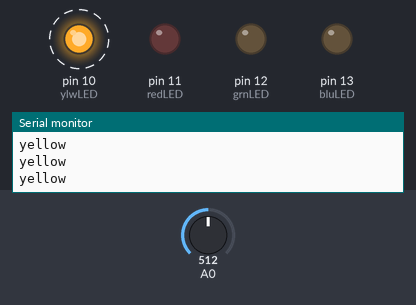
This sketch was run on a simulated Arduino Uno, built with avr-gcc and run on an emulated ATmega328P. Shown: output pins drawn as LEDs (lit = HIGH), the last lines printed to the serial monitor. Dashed ring = blinking. The inputs (shaded band) are chosen by the test bench; at power-on: A0 = 512.

Above: at 1.45 s.
1.5 s: A0 set to 378
4.5 s: A0 set to 356
At 4.66 s:
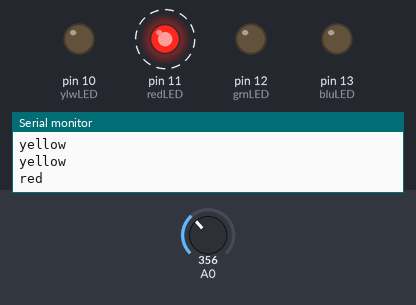
7.5 s: A0 set to 292
10.5 s: A0 set to 278
At 10.69 s:
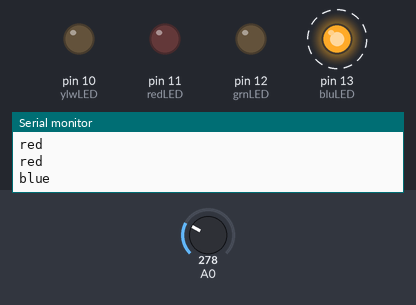
13.5 s: A0 set to 250
16.5 s: A0 set to 229
At 16.74 s:
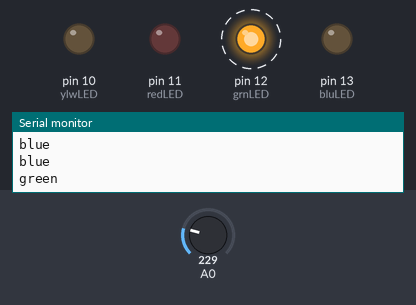
Timing chart, 0 to 20.5 s (numbered marks = the images above; inputs shaded):
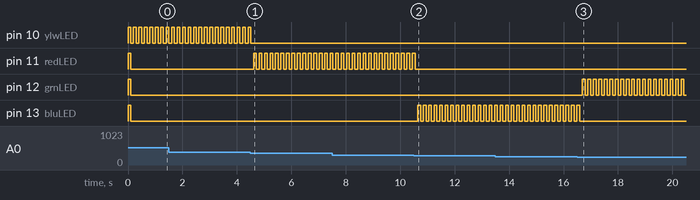

Measured:
- the behaviour switches between 365 and 364 on A0 (found by bisection; images 0 and 1)
- the behaviour switches between 286 and 285 on A0 (found by bisection; images 1 and 2)
- the behaviour switches between 236 and 235 on A0 (found by bisection; images 2 and 3)
- after the input at 4.5 s, pin 10 (ylwLED): goes on until 4.5 s, then stays LOW; pin 11 (redLED): alternates HIGH for 0.10 s and LOW for 0.10 s, starting after 0.11 s
- after the input at 10.5 s, pin 11 (redLED): goes on until 10.5 s, then stays LOW; pin 13 (bluLED): alternates HIGH for 0.10 s and LOW for 0.10 s, starting after 0.15 s
- after the input at 16.5 s, pin 12 (grnLED): alternates HIGH for 0.10 s and LOW for 0.10 s, starting after 0.19 s; pin 13 (bluLED): goes on until 16.6 s, then stays LOW
- by itself, pin 10 (ylwLED): alternates HIGH for 0.10 s and LOW for 0.10 s

The sketch:

LilyBot-SharpIR.ino
```cpp
/*
  Lily∞Bot
  LilyBot-Sharp IR.ino
  This program will test that the LEDs are working on the controller

  Carlotta A. Berry, PhD
  September 4, 2022
  These type of distance sensors tend to be a bit noisy, so it is recommended to add a capacitor between Vcc and GND.
  The datasheet suggests a capacitor of 10 µF or more (I used 220 µF). Connect the positive lead of the capacitor to
  the Vcc wire connection and the negative lead to the GND wire connection (see picture). Capacitors are often marked
  with a stripe which indicates the negative lead. The positive lead is often longer then the negative lead.
  Reference: https://www.makerguides.com/sharp-gp2y0a21yk0f-ir-distance-sensor-arduino-tutorial/

  Hardware Connections:
  Vmotor - voltage for the motors, not logic level (4.5-13.5V)
  Vcc - voltage for the logic levels (Arduinos, 5V)
  GND - shared logic and motor ground

  Distance (cm) = 29.988 X POW(Volt , -1.173)

  Sharp GP2Y0A21YK0F IR Connections (10 - 80 cm range) = 4 inches to 32 inches
  front A0
  back A1
  left A2
  right A3

  Yellow LED pin 7
  Red LED pin 6
  Green LED pin 5
  Blue LED pin 4
*/

//state LEDs
int ledPins[4] = {10, 11, 12, 13};
int ylwLED = 10;
int redLED = 11;
int grnLED = 12;
int bluLED = 13;


/********************************************************************************/
void setup()
{
  int waittime = 1000;               //robot wait time
  int baudrate = 9600;              //serial communication baud rate
  for (int i = 0; i < 4 ; i++) {
    pinMode(ledPins[i], OUTPUT);
  }
  allLEDSon();
  delay(100);
  allLEDSoff();
  delay(100);
  Serial.begin(baudrate);           //start serial commnication
  Serial.print("Lily∞bot begin");  //print start message

}

/********************--**********************************************************/
void loop()
{
  if ((readIR()) < 6) {
    digitalWrite(ylwLED, HIGH);
    Serial.println("yellow");
  } else if (readIR() < 8) {
    digitalWrite(redLED, HIGH);
    Serial.println("red");
  } else if (readIR() < 10) {
    digitalWrite(bluLED, HIGH);
    Serial.println("blue");
  } else {
    digitalWrite(grnLED, HIGH);
    Serial.println("green");
  }
  delay(100);
  allLEDSoff();
  delay(100);
}


//turn all the LEDS off
void allLEDSoff () {
  for (int i = 0; i < 4 ; i++) {
    digitalWrite(ledPins[i], LOW);
  }
}

// turn ON all LEDs
void allLEDSon() {
  for (int i = 0; i < 4 ; i++) {
    digitalWrite(ledPins[i], HIGH);
  }
}

float readIR() {
  float val = analogRead(A0);
  float volts = 5 * val / 1024;

  //  Serial.print("volts: ");
  //  Serial.println(volts);

  float dist_cm = 29.988 * pow(volts, -1.173);
  float dist_in = dist_cm / 2.54;
  //  Serial.print("cm: ");
  //  Serial.print(dist_cm);
  //  Serial.print("\tin: ");
  //  Serial.println(dist_in);
  return dist_in;
}
```
